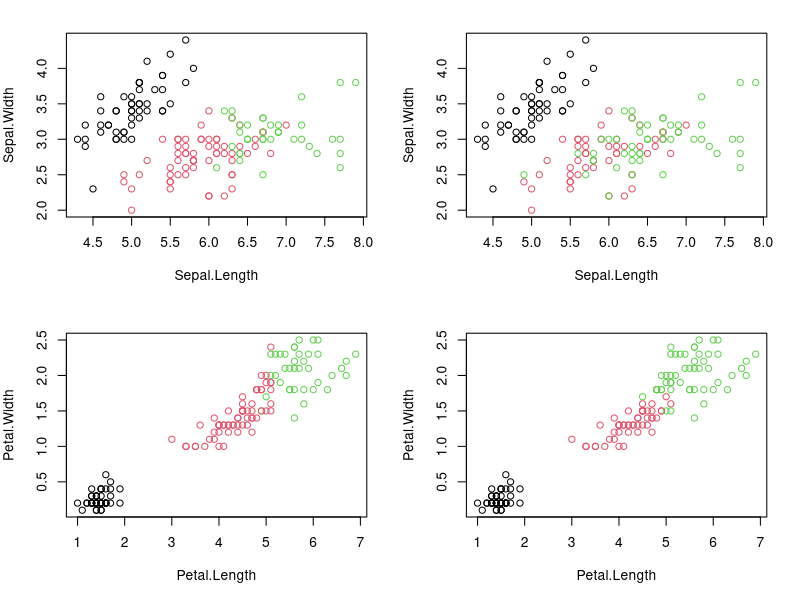
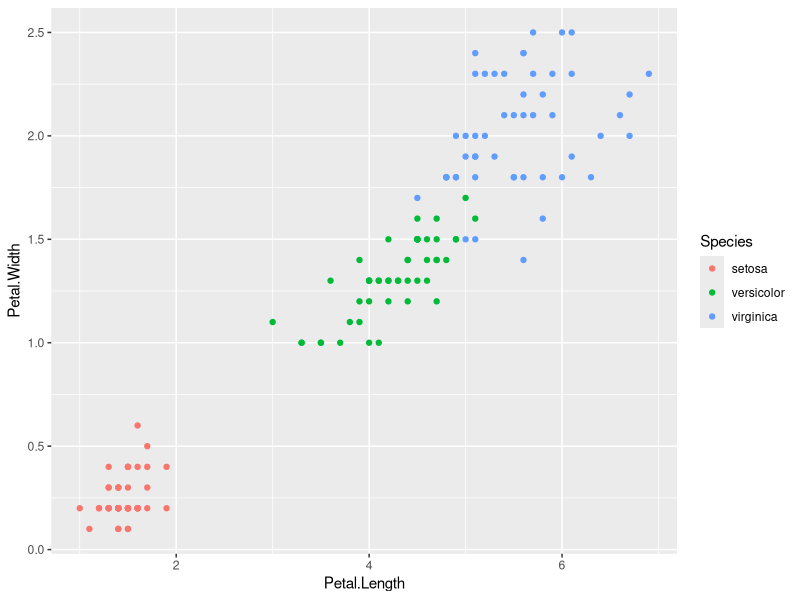
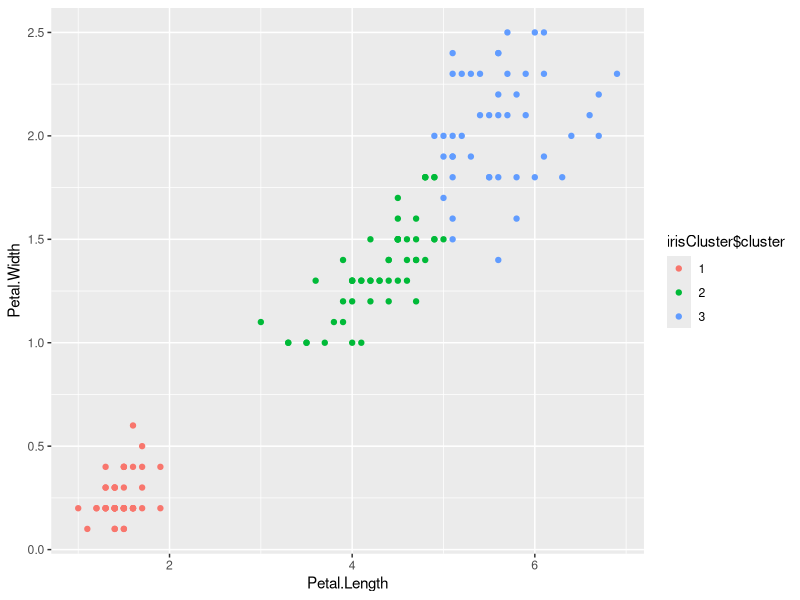

Reproduce these figures in R, in order.
require('datasets')
data(iris)
str(iris)
summary(iris)
irisdata <- iris[,c(1,2,3,4)]
irisclass <- iris[,"Species"]
head(irisdata)
head(irisclass)
result <- kmeans(irisdata,3)
result$size  #gives the sizes of cluster
result$cluster # array of points mapping to cluster

par(mfrow=c(2,2),mar=c(5,4,2,2))
plot(irisdata[c(1,2)],col=result$cluster)
plot(irisdata[c(1,2)],col=irisclass)
plot(irisdata[c(3,4)],col=result$cluster)
plot(irisdata[c(3,4)],col=irisclass)
table(result$cluster,irisclass)

library(ggplot2)
ggplot(iris,aes(Petal.Length,Petal.Width,color=Species))+geom_point()
set.seed(20)
irisCluster <-kmeans(iris[,3:4],3,20)
irisCluster
table(irisCluster$cluster,iris$Species)
irisCluster$cluster<-as.factor(irisCluster$cluster)
ggplot(iris,aes(Petal.Length,Petal.Width,color=irisCluster$cluster))+geom_point()
